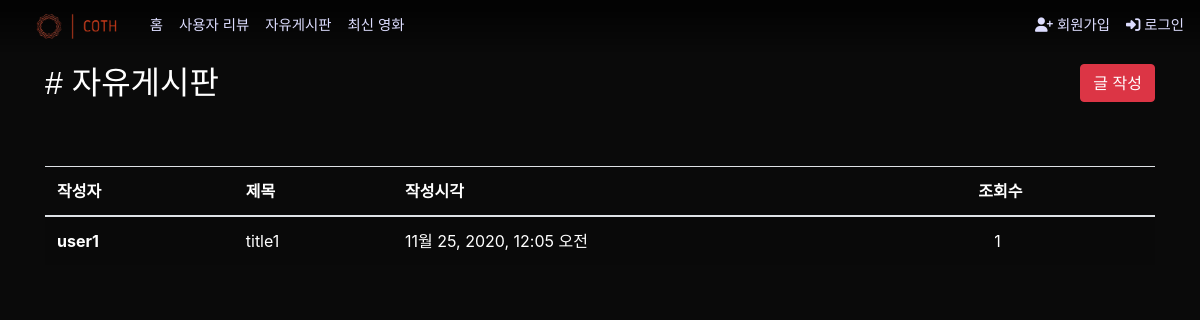
The app's page /articles/talk/, older data.
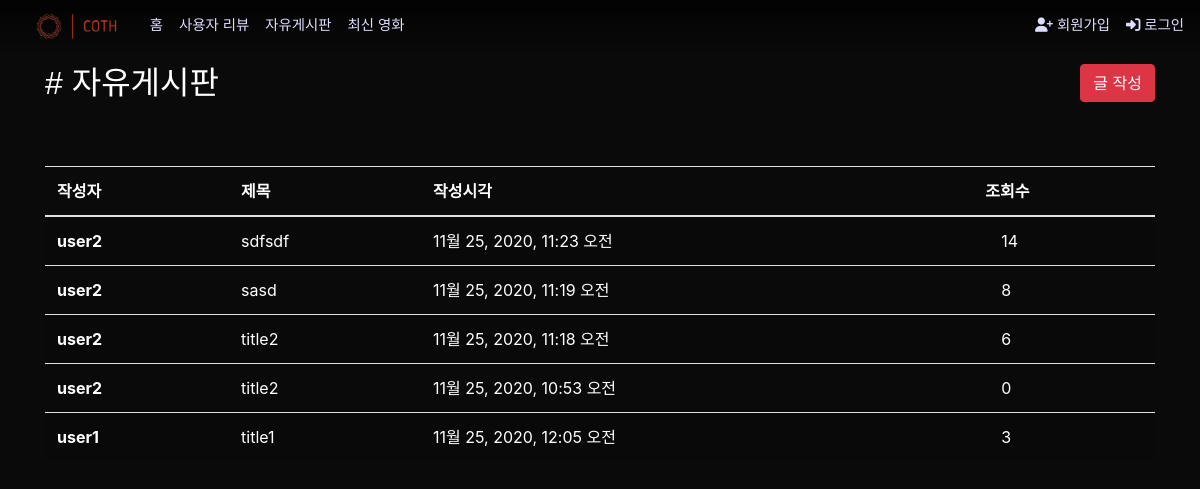
The same page, newer data.
### articles/models.py (models this page shows, shortened)
class TalkArticle(models.Model):
    user = models.ForeignKey(settings.AUTH_USER_MODEL, on_delete=models.CASCADE)
    title = models.CharField(max_length=50)
    content = models.TextField()
    created_at = models.DateTimeField(auto_now_add=True)
    updated_at = models.DateTimeField(auto_now=True)
    image = models.ImageField(blank=True, upload_to='%Y/%m/%d')
    hits = models.PositiveIntegerField(default=0)

### accounts/models.py (models this page shows)
class User(AbstractUser):
    followers = models.ManyToManyField('self', symmetrical=False, related_name='followings')
    image = ProcessedImageField(blank=True,
                                processors=[Thumbnail(150, 150)],
                                format='png',
                                options={'quality': 100},
                                upload_to='%Y/%m/%d')
    selfpr = models.CharField(max_length=100)
    nickname = models.CharField(max_length=20)
    dibs_movies = models.ManyToManyField(Movie, related_name='dibs_users', blank=True, null=True)
    class Prefer(models.IntegerChoices):
        액션 = 28
        모험 = 12
        애니메이션 = 16
        코미디 = 35
        범죄 = 80
        다큐멘터리 = 99
        드라마 = 18
        가족 = 10751
        판타지 = 14
        역사 = 36
        공포 = 27
        음악 = 10402
        미스터리 = 9648
        로맨스 = 10749
        SF = 878
        TV영화 = 10770
        스릴러 = 53
        전쟁 = 10752
        서부 = 37
    genre_prefer1 = models.IntegerField(choices=Prefer.choices)
    genre_prefer2 = models.IntegerField(choices=Prefer.choices)
    genre_prefer3 = models.IntegerField(choices=Prefer.choices)

### articles/views.py (the view)
# urls.py: path('talk/', views.talk_index, name="talk_index"),
@require_GET
def talk_index(request):
    talks = TalkArticle.objects.order_by('-pk')
    context = {
        'talks': talks,
    }
    return render(request, 'articles/talk_index.html', context)

### articles/templates/articles/talk_index.html
{% extends 'base.html' %}
{% block content %}
  <div class="d-flex justify-content-between my-5 text-white">
    <h2 class="d-inline ns"># 자유게시판</h2>
    <p class="d-inline"><a class="btn btn-danger" href="{% url 'articles:talk_create' %}">글 작성</a></p>
  </div>
  <table class="table table-striped text-white">
    <thead>
      <tr>
        <th scope="col">작성자</th>
        <th scope="col">제목</th>
        <th scope="col">작성시각</th>
        <th scope="col">조회수</th>
      </tr>
    </thead>
    <tbody>
      {% for talk in talks %}
        <tr>
          <th scope="row">{{ talk.user }}</th>
          <td><a class="text-white" href="{% url 'articles:talk_detail' talk.pk %}">{{ talk.title }}</a></td>
          <td>{{ talk.created_at}}</td>
          <td>&ensp;&ensp;{{ talk.hits }}</td>
        </tr>
      {% endfor %}
    </tbody>
  </table>
{% endblock  %}

### moviesite/templates/base.html (shortened to what this page needs)
<!DOCTYPE html>
{% load static %}
<html lang="ko">
<head>
  <link rel="stylesheet" href="https://cdn.jsdelivr.net/npm/bootstrap@4.5.3/dist/css/bootstrap.min.css">
  <link rel="stylesheet" type="text/css" href="{% static './src/stylesheets/init.css' %}">
  <link rel="stylesheet" type="text/css" href="{% static './src/stylesheets/header.css' %}">
  <link rel="stylesheet" href="{% static './src/stylesheets/popularMovie.css' %}">
  <link rel="stylesheet" type="text/css" href="{% static './src/stylesheets/main.css' %}">
  <link rel="stylesheet" type="text/css" href="{% static './src/stylesheets/mozaic.css' %}">
</head>
<body>
  <nav class="navbar navbar-expand-lg">
      <div class="header_container">
          <div class="logo">
              <a href="{% url 'movies:index' %}">
                  <img src="{% static './assets/img/logo/brand_logo_final.png' %}" alt="COTH">
              </a>
          </div>
          <div class="collapse navbar-collapse ns" id="navbarNav">
            <ul class="main_nav navbar-nav select">
                <li class="main_nav_tab nav-item"><a class="text-reset text-decoration-none" href="{% url 'movies:index' %}">홈</a></li>
                <li class="main_nav_tab nav-item"><a class="text-reset text-decoration-none" href="{% url 'articles:review_index' %}">사용자 리뷰</a></li>
                <li class="main_nav_tab nav-item"><a class="text-reset text-decoration-none" href="{% url 'articles:talk_index' %}">자유게시판</a></li>
                <li class="main_nav_tab nav-item"><a class="text-reset text-decoration-none" href="{% url 'movies:new_movies' %}">최신 영화</a></li>
            </ul>
            <ul class="sub_nav navbar-nav">
                {% if request.user.is_authenticated %}
                  <li class="sub_nav_tab nav-item"><a class="text-reset text-decoration-none nav-link p-0" href="{% url 'accounts:profile' request.user.pk %}"><i class="fas fa-user"> {{ request.user.username }} 프로필</i></a></li>
                  <li class="sub_nav_tab nav-item"><a class="text-reset text-decoration-none nav-link p-0" href="{% url 'accounts:update' request.user.pk %}"><i class="fas fa-user-edit"></i> 회원정보수정</a></li>
                  <li class="sub_nav_tab nav-item"><a class="text-reset text-decoration-none nav-link p-0" href="{% url 'accounts:logout' %}"><i class="fas fa-sign-out-alt"></i> 로그아웃</a></li>
                {% else %}
                  <li class="sub_nav_tab nav-item"><a class="text-reset text-decoration-none nav-link p-0" href="{% url 'accounts:signup' %}"><i class="fas fa-user-plus"></i> 회원가입</a></li>
                  <li class="sub_nav_tab nav-item"><a class="text-reset text-decoration-none nav-link p-0" href="{% url 'accounts:login' %}"><i class="fas fa-sign-in-alt"></i> 로그인</a></li>
                {% endif %}
            </ul>
          </div>
      </div>
  </nav>
  <div class="container">
    {% block content %}
    {% endblock  %}
  </div>
</body>
</html>

### mainstatic/src/stylesheets/init.css (style rules this page uses)
html, body { margin: 0; padding: 0; width: 100%; height: 100%; background-color: rgb(10,10,10); font-size: 16px; }
html { box-sizing: border-box; font-family: sans-serif; }
*, *:after, *:before { box-sizing: inherit; }
li, ul { margin: 0; padding: 0; border: 0; font-size: 100%; font: inherit; vertical-align: baseline; }
ul { list-style: none; }

### mainstatic/src/stylesheets/header.css (style rules this page uses)
.header_container { display: flex; align-items: center; }
.logo, .main_nav, .sub_nav { flex: 0 0 auto; }
.main_nav { display: flex; align-items: center; }
.sub_nav { display: flex; align-items: center; margin-left: auto; }
.header_container { width: 100%; position: fixed; top: 0; left: 0; z-index: 2; background: linear-gradient(to bottom, rgba(0, 0, 0, 0.7) 10%, rgba(0, 0, 0, 0)); color: #ddddff; font-size: 0.9rem; }
.logo { padding-left: 1rem; text-decoration: none; text-align: center; line-height: 3rem; font-size: 3rem; }
.logo a img { height: 1em; }
.main_nav .main_nav_tab { padding-left: 1rem; }
.sub_nav .sub_nav_tab { padding-right: 1rem; }

### moviesite/templates/base.html (style rules this page uses)
.ns { font-family: 'Noto Sans KR', sans-serif; }

Row changes from the older to the newer data that the page shows:
added TalkArticle: user "user2", title "sdfsdf", created_at "11월 25, 2020, 11:23 오전", hits "14"
added TalkArticle: user "user2", title "sasd", created_at "11월 25, 2020, 11:19 오전", hits "8"
added TalkArticle: user "user2", title "title2", created_at "11월 25, 2020, 11:18 오전", hits "6"
added TalkArticle: user "user2", title "title2", created_at "11월 25, 2020, 10:53 오전", hits "0"
changed TalkArticle "title1": hits "1" → "3"
